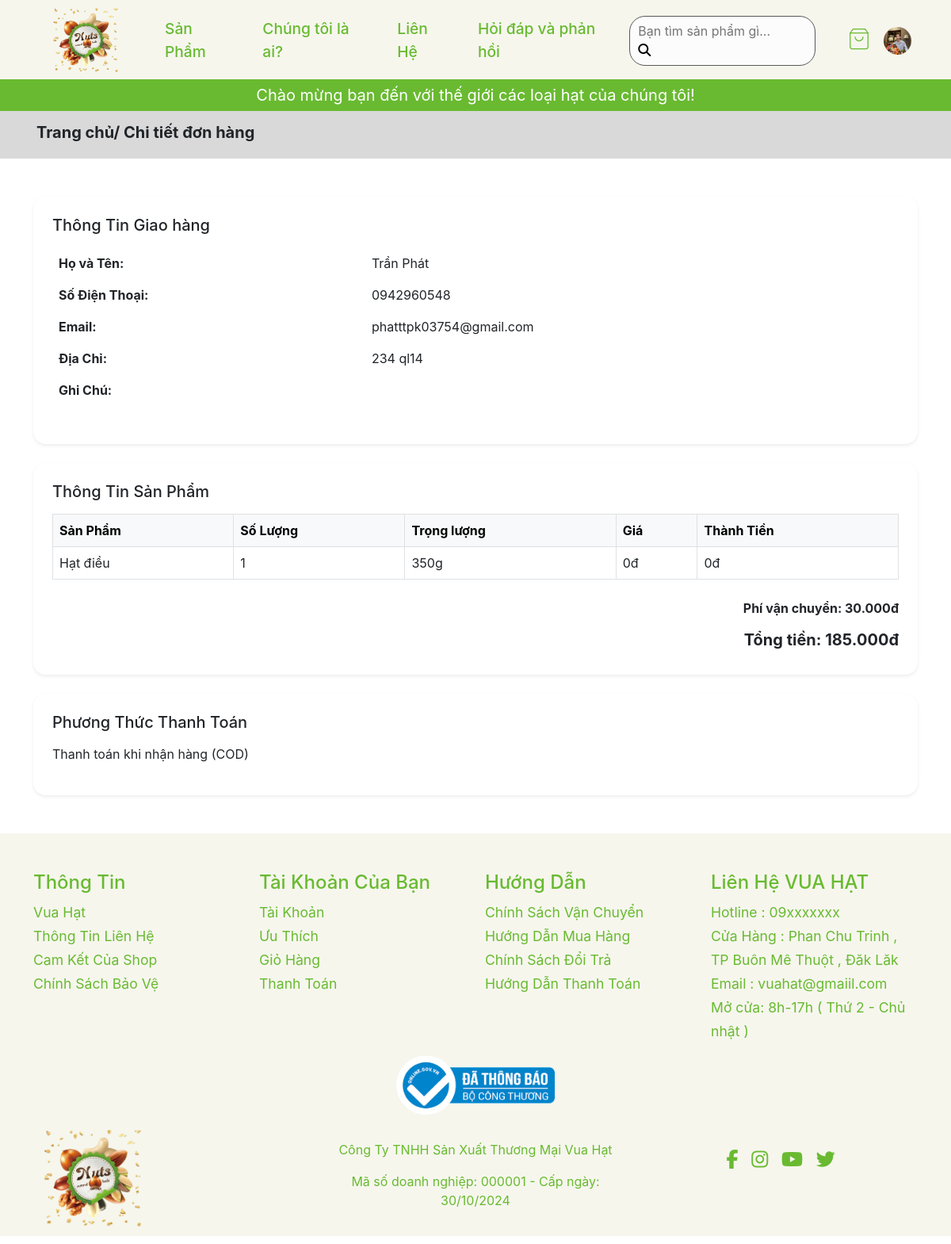
/client/detail_order.php?idOrder=79 (signed in), run on the app's committed database.
### tables this page shows
CREATE TABLE `users` (
  `username` varchar(250) NOT NULL,
  `phone` varchar(10) NOT NULL,
  `email` varchar(250) NOT NULL,
  `role` varchar(250) NOT NULL,
  `status` varchar(250) NOT NULL,
  `image` varchar(250) NOT NULL DEFAULT 'default.jpg',
  `password` varchar(250) NOT NULL,
  `idUser` int(11) NOT NULL,
  `name` varchar(250) NOT NULL,
  `token` int(11) NOT NULL,
  `otpCreated` int(11) NOT NULL,
  `otp` int(11) NOT NULL
);

CREATE TABLE `orders` (
  `idOrder` int(11) NOT NULL,
  `dateOrder` datetime NOT NULL,
  `statusOrder` varchar(250) NOT NULL,
  `noteOrder` text NOT NULL,
  `totalPrice` int(11) NOT NULL,
  `payment` varchar(250) NOT NULL,
  `idAddress` int(11) NOT NULL
);

CREATE TABLE `detail_address` (
  `detail_id` int(11) NOT NULL,
  `user_id` int(11) NOT NULL,
  `ward_id` int(11) NOT NULL,
  `district_id` int(11) NOT NULL,
  `province_id` int(11) NOT NULL,
  `village` varchar(250) NOT NULL,
  `phone` varchar(15) NOT NULL,
  `email` varchar(100) NOT NULL,
  `is_default` tinyint(1) DEFAULT 0,
  `name` varchar(255) NOT NULL
);

CREATE TABLE `products` (
  `idProduct` int(11) NOT NULL,
  `nameProduct` text NOT NULL,
  `description` text NOT NULL,
  `idSubCategory` int(11) NOT NULL
);

CREATE TABLE `detailorder` (
  `quantityOrder` int(11) NOT NULL,
  `sizeOrder` varchar(250) NOT NULL,
  `idDetailOrder` int(11) NOT NULL,
  `idOrder` int(11) NOT NULL,
  `idProduct` int(11) NOT NULL
);

### client/DBUntil.php (called while the page is built, shortened)
<?php
include "Database.php";
class DBUntil
{
    private $connection = null;
    function __construct()
    {
        $db = new Database(HOST, USERNAME, PASSWORD, DB_NAME);
        $this->connection = $db->getConnection();
    }
    public function select($sql, $params = [])
    {
        $stmt = $this->connection->prepare($sql);
        $stmt->execute($params);
        $stmt->setFetchMode(PDO::FETCH_ASSOC);
        return $stmt->fetchAll();
    }
}

### client/Database.php (called while the page is built, shortened)
<?php
class Database
{
    private $host;
    private $username;
    private $password;
    private $dbname;
    public function __construct($host, $username, $password, $dbname)
    {
        $this->host = $host;
        $this->username = $username;
        $this->password = $password;
        $this->dbname = $dbname;
    }
    public function getConnection()
    {
        try {
            $url = "mysql:host=" . $this->host . ";dbname=" . $this->dbname;
            $this->connection = new PDO($url, $this->username, $this->password);
            $this->connection->setAttribute(PDO::ATTR_ERRMODE, PDO::ERRMODE_EXCEPTION);
            return $this->connection;
        } catch (\Exception $e) {
            echo "Error: " . $e->getMessage();
            return null;
        }
    }
}

### client/detail_order.php (the view, shortened to what this page needs)
<?php
include "./DBUntil.php";
$dbHelper = new DBUntil();
$order_id = $_GET['idOrder'] ?? null;
function getPaymentMethod($payment)
{
    $methods = [
        1 => 'Thanh toán khi nhận hàng (COD)',
        2 => 'Thanh toán qua VNPay',
    ];
    return $methods[$payment] ?? 'Không xác định';
}
function formatCurrencyVND($number)
{
    return number_format($number, 0, ',', '.') . 'đ';
}
$sql_order_details = " SELECT ord.*, dadr.*, dor.*, pr.* FROM orders ord
                        INNER JOIN detailorder dor ON ord.idOrder = dor.idOrder
                        INNER JOIN products pr ON dor.idProduct = pr.idProduct
                        INNER JOIN detail_address dadr ON ord.idAddress = dadr.detail_id
                        WHERE ord.idOrder = ?";
$order_details = $dbHelper->select($sql_order_details, [$order_id]);
$order_info = $order_details[0];
$shipping_fee = 30000;
?>
<!DOCTYPE html>
<html lang="en">
<?php include "./includes/head.php" ?>
<body>
    <?php include "./includes/header.php" ?>
    <main>
        <div class="d-flex justify-content-center align-items-center header-outstanding">
            <p class="link-cate m-1 fs-5 text-white">Chào mừng bạn đến
                với thế giới các loại hạt của chúng tôi!</p>
        </div>
        <div class="page">
            <div class="container align-items-center">
                <div class="d-flex pt-2">
                    <p class=" m-1 fs-5 fw-bold">Trang chủ/ Chi tiết đơn hàng</p>
                </div>
            </div>
        </div>
        <div class="container my-5">
            <div class="card shadow-sm border-0 rounded-4 p-4 mt-4">
                <h5 class="mb-3">Thông Tin Giao hàng</h5>
                <table class="table table-borderless mb-4">
                    <tbody>
                        <tr>
                            <td><strong>Họ và Tên:</strong></td>
                            <td><?php echo $order_info['name']; ?></td>
                        </tr>
                        <tr>
                            <td><strong>Số Điện Thoại:</strong></td>
                            <td><?php echo $order_info['phone']; ?></td>
                        </tr>
                        <tr>
                            <td><strong>Email:</strong></td>
                            <td><?php echo $order_info['email']; ?></td>
                        </tr>
                        <tr>
                            <td><strong>Địa Chỉ:</strong></td>
                            <td><?php echo $order_info['village']; ?></td>
                        </tr>
                        <tr>
                            <td><strong>Ghi Chú:</strong></td>
                            <td><?php echo $order_info['noteOrder']; ?></td>
                        </tr>
                    </tbody>
                </table>
            </div>
            <div class="card shadow-sm border-0 rounded-4 p-4 mt-4">
                <h5 class="mb-3">Thông Tin Sản Phẩm</h5>
                <table class="table table-bordered mb-4">
                    <thead class="table-light">
                        <tr>
                            <th>Sản Phẩm</th>
                            <th>Số Lượng</th>
                            <th>Trọng lượng</th>
                            <th>Giá</th>
                            <th>Thành Tiền</th>
                        </tr>
                    </thead>
                    <tbody>
                        <?php foreach ($order_details as $detail): ?>
                            <?php
                            $size = $detail['sizeOrder'];
                            $listSize = $dbHelper->select("SELECT idSize FROM sizes WHERE nameSize = ?", [$size]);
                            $idSize = $listSize[0]['idSize'] ?? null;
                            $listPrice = $dbHelper->select("SELECT price FROM product_size WHERE idProduct = ? AND idSize = ?", [$detail['idProduct'], $idSize]);
                            $price = $listPrice[0]['price'] ?? 0;
                            ?>
                            <tr>
                                <td><?php echo $detail['nameProduct']; ?></td>
                                <td><?php echo $detail['quantityOrder']; ?></td>
                                <td><?php echo $detail['sizeOrder']; ?></td>
                                <td><?php echo formatCurrencyVND($price); ?></td>
                                <td><?php echo formatCurrencyVND($detail['quantityOrder'] * $price); ?></td>
                            </tr>
                        <?php endforeach; ?>
                    </tbody>
                </table>
                <div class="d-flex justify-content-end">
                    <p class="fw-bold">Phí vận chuyển: <?php echo formatCurrencyVND($shipping_fee); ?></p>
                </div>
                <div class="d-flex justify-content-end">
                    <h5 class="fw-bold">Tổng tiền: <?php echo formatCurrencyVND($order_info['totalPrice']); ?></h5>
                </div>
            </div>
            <div class="card shadow-sm border-0 rounded-4 p-4 mt-4">
                <h5 class="mb-3">Phương Thức Thanh Toán</h5>
                <p><?php echo getPaymentMethod($order_info['payment']); ?></p>
            </div>
        </div>
    </main>
    <?php include "./includes/footer.php" ?>
</body>
</html>

### client/includes/header.php (shortened to what this page needs)
<?php
include_once("./DBUntil.php");
$dbHelper = new DBUntil();
?>
<header class="header">
    <nav class="container navbar navbar-expand-lg ">
        <div class="container-fluid" width="1890">
            <a class="navbar-brand text-white" href="index.php">
                <img src="./images/logo_du_an_1 2.png" class="logo mx-3" alt="image">
            </a>
            <div class="collapse navbar-collapse justify-content-center w-300  " id="navbarNav">
                <ul class="navbar-nav">
                    <li class="nav-item">
                        <a class="nav-link" aria-current="page" href="shop.php">Sản Phẩm</a>
                    </li>
                    <li class="nav-item">
                        <a class="nav-link " aria-current="page" href="introduce.php">Chúng tôi là ai?</a>
                    </li>
                    <li class="nav-item">
                        <a class="nav-link " aria-current="page" href="contact.php">Liên Hệ</a>
                    </li>
                    <li class="nav-item">
                        <a class="nav-link" aria-current="page" href="#">Hỏi đáp và phản hồi</a>
                    </li>
                </ul>
            </div>
            <div class="header-search">
                <form action="../client/shop.php" method="GET">
                    <input type="search" name="search" id="search" placeholder="Bạn tìm sản phẩm gì...">
                    <button type="submit"><i class="fa-solid fa-magnifying-glass"></i></button>
                </form>
            </div>
            <div class="header-cart mt-3">
                <ul class="d-flex ">
                    <li class="nav-link mx-2">
                        <a class href="cart.php">
                        </a>
                    </li>
                    <li class="nav-link mx-2">
                        <?php
                        if (!isset($_SESSION['idUser'])) {
                            echo '
                                <a href="login.php" class="text-white">
                                <svg xmlns="http://www.w3.org/2000/svg" width="32" height="32" viewBox="0 0 24 24"
                                    fill="none" stroke="currentColor" stroke-width="1" stroke-linecap="round"
                                    stroke-linejoin="round" class="lucide lucide-user-round">
                                    <circle cx="12" cy="8" r="5" />
                                    <path d="M20 21a8 8 0 0 0-16 0" />
                                </svg>
                            </a>
                            ';
                        } else {
                            $idUser = $_SESSION['idUser'];
                            $users = $dbHelper->select("SELECT * FROM users WHERE idUser = $idUser");
                            $image = $users[0]['image'];
                            $role = $users[0]['role'];
                            $name = $users[0]['name'];
                            $textRole = '';
                            if ($role == 'admin') {
                                $textRole = '
                                <li><a class="dropdown-item" href="../admin/index.php?id=' . $idUser . '">
                                      <i class="fa-solid fa-pencil mx-1"></i>
                                        Quản Trị
                                    </a></li>
                                ';
                            } else {
                                $textRole = '';
                            }
                            echo '
                                <div class="dropdown ">
                                    <button class="btn-dropdown p-0 border-0 " style="background-color: transparent;" onclick="showDropdown()">
                                        <img style="width: 35px; height: 35px; border-radius: 50%;" src="../admin/users/image/' . $image . '" alt>
                                    </button>
                                            <a class="dropdown-item" href="./detail_user.php?id=' . $idUser . '">
                                            </a>
                                        ' . $textRole . '
                                            <a class="dropdown-item" href="logout.php" onclick="alertRemove(event, \'' . $name . '\')">
                                            </a>
                                </div>
                            ';
                        } ?>
                    </li>
                </ul>
            </div>
        </div>
    </nav>
</header>

### client/css/style.css (style rules this page uses)
:root { --font-body: "Nunito", -apple-system, BlinkMacSystemFont, "Segoe UI", Roboto, "Helvetica Neue", Arial, sans-serif, "Apple Color Emoji", "Segoe UI Emoji", "Segoe UI Symbol", "Noto Color Emoji"; --color: #69BA31; --color-main: #ffffff; --color-header: #F6F6ED; --color-footer: #F6F6ED; --color-hover: #353535; }
* { padding: 0; margin: 0; box-sizing: border-box; font-family: var(--font-body); }
.container { width: 100%; max-width: 1890px; }
header nav a img { width: 100px; }
header { background-color: var(--color-header); height: 110px; margin-top: -10px; }
.nav-item { padding: 0 10px; font-size: 0.95rem; }
.nav-item a { color: #69BA31; font-size: 1.2rem; font-weight: 500; }
.header-search button { border: none; background-color: transparent; }
.header-search input { border: none; background-color: transparent; width: 200px; }
.header-search { border-radius: 20px; padding: 6.5px 10px; background-color: rgb(252, 252, 252); border: 1px solid #585858; }
.header-cart ul li a { color: var(--color) !important; }
.header-outstanding { background-color: var(--color); height: 40px; }
.page { background-color: #D9D9D9; height: 60px; }

### data on the page
users: image (picture)
orders: idAddress.name "Trần Phát", idAddress.phone "0942960548", idAddress.email "phatttpk03754@gmail.com", idAddress.village "234 ql14", products.nameProduct "Hạt điều", detailorder.quantityOrder "1", detailorder.sizeOrder "350g", price "0đ", detailorder.quantityOrder "0đ", totalPrice "185.000đ", payment "Thanh toán khi nhận hàng (COD)"

### other printed values
formatCurrencyVND($shipping_fee) "30.000đ"
